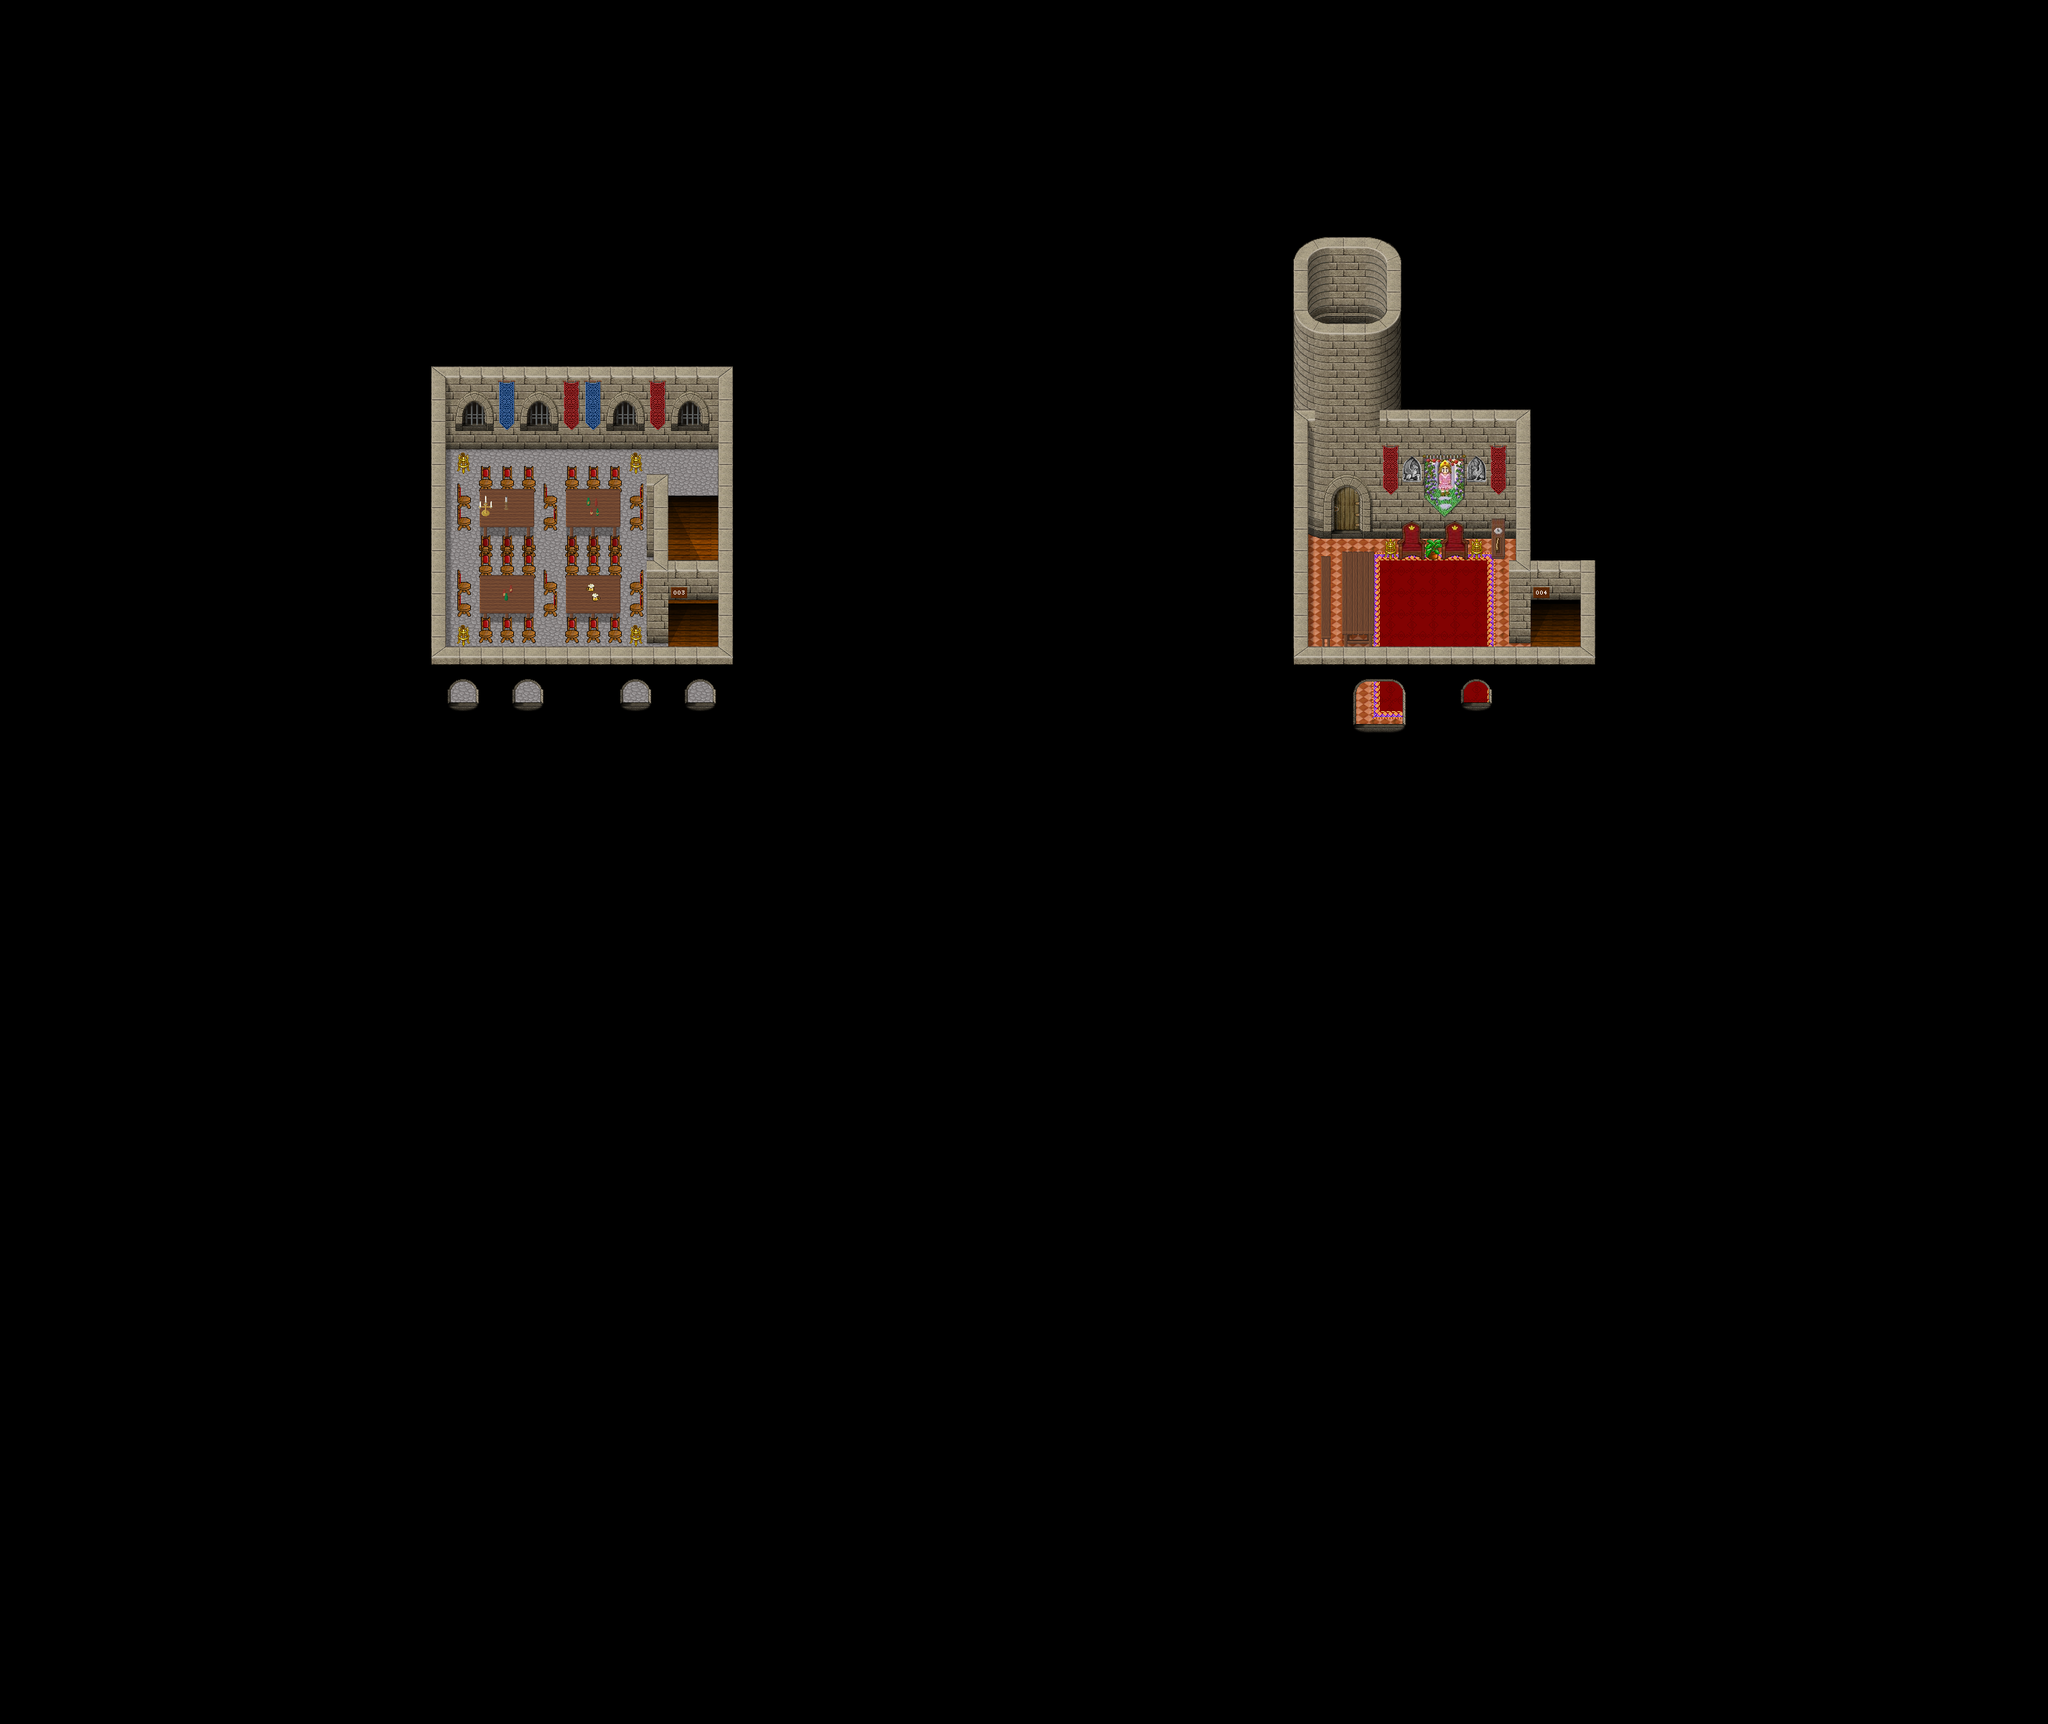

This is a level from a 2D game, rendered from its Tiled map with the project's own tilesets. A one-line summary and the map file follow, with tile-layer data summarised:
An orthogonal 95x80 tile map with 32x32 px tiles, 6 tile layers (ground, ground2, ground3, fringe, ...), 1 hidden layer not drawn, 12 tilesets and 13 objects (6x PARTICLE_EFFECT, 5x warp, 2x Margem).

<map version="1.0" orientation="orthogonal" width="95" height="80" tilewidth="32" tileheight="32">
 <properties>
  <property name="music" value="Faith.ogg" />
  <property name="name" value="Cozinha e Trono" />
  <property name="pasta" value="cozinhaTrono" />
 </properties>
 <tileset firstgid="1" name="collision" tilewidth="32" tileheight="32">
  <image source="../graphics/tiles/collision.png" width="64" height="32" />
 </tileset>
 <tileset firstgid="3" name="blockWalls" tilewidth="32" tileheight="32">
  <image source="../graphics/tiles/blockWalls.png" width="512" height="512" />
 </tileset>
 <tileset firstgid="259" name="blockWalls_in_x3" tilewidth="32" tileheight="32">
  <image source="../graphics/tiles/blockWalls_in_x3.png" width="512" height="96" />
 </tileset>
 <tileset firstgid="307" name="inn" tilewidth="32" tileheight="32">
  <image source="../graphics/tiles/inn.png" width="512" height="512" />
 </tileset>
 <tileset firstgid="563" name="sombras" tilewidth="32" tileheight="32">
  <image source="../graphics/tiles/sombras.png" width="192" height="128" />
 </tileset>
 <tileset firstgid="587" name="numeros" tilewidth="32" tileheight="32">
  <image source="../graphics/tiles/numeros.png" width="320" height="352" />
 </tileset>
 <tileset firstgid="697" name="escada_madeira" tilewidth="32" tileheight="32">
  <image source="../graphics/tiles/escada_madeira.png" width="224" height="256" />
 </tileset>
 <tileset firstgid="753" name="cave" tilewidth="32" tileheight="32">
  <image source="../graphics/tiles/cave.png" width="512" height="256" />
 </tileset>
 <tileset firstgid="881" name="woodland_indoor" tilewidth="32" tileheight="32">
  <image source="../graphics/tiles/woodland_indoor.png" width="512" height="512" />
 </tileset>
 <tileset firstgid="1137" name="Trono_x2" tilewidth="96" tileheight="64">
  <image source="../graphics/tiles/Trono_x2.png" width="96" height="64" />
 </tileset>
 <tileset firstgid="1138" name="Bandeira01_x3" tilewidth="64" tileheight="96">
  <image source="../graphics/tiles/Bandeira01_x3.png" width="64" height="96" />
 </tileset>
 <tileset firstgid="1139" name="Relogio_x2" tilewidth="32" tileheight="64">
  <image source="../graphics/tiles/Relogio_x2.png" width="192" height="64" />
  <tile id="0">
   <properties>
    <property name="animation-delay0" value="25" />
    <property name="animation-delay1" value="25" />
    <property name="animation-delay2" value="25" />
    <property name="animation-delay3" value="25" />
    <property name="animation-delay4" value="25" />
    <property name="animation-delay5" value="25" />
    <property name="animation-delay6" value="25" />
    <property name="animation-delay7" value="25" />
    <property name="animation-delay8" value="25" />
    <property name="animation-frame0" value="0" />
    <property name="animation-frame1" value="1" />
    <property name="animation-frame2" value="2" />
    <property name="animation-frame3" value="3" />
    <property name="animation-frame4" value="4" />
    <property name="animation-frame5" value="5" />
    <property name="animation-frame6" value="4" />
    <property name="animation-frame7" value="3" />
    <property name="animation-frame8" value="2" />
   </properties>
  </tile>
 </tileset>
 <layer name="ground" width="95" height="80">
  <data>[7600 cells, 7600 non-empty, 6 distinct tile ids]</data>
 </layer>
 <layer name="ground2" width="95" height="80">
  <data>[7600 cells, 270 non-empty, 71 distinct tile ids]</data>
 </layer>
 <layer name="ground3" width="95" height="80">
  <data>[7600 cells, 4 non-empty, 3 distinct tile ids]</data>
 </layer>
 <layer name="fringe" width="95" height="80">
  <data>[7600 cells, 498 non-empty, 33 distinct tile ids]</data>
 </layer>
 <layer name="top " width="95" height="80">
  <data>[7600 cells, 220 non-empty, 51 distinct tile ids]</data>
 </layer>
 <layer name="top2" width="95" height="80">
  <data>[7600 cells, 7 non-empty, 3 distinct tile ids]</data>
 </layer>
 <layer name="collision" width="95" height="80" visible="0" opacity="0.49">
  <data>[7600 cells, 7584 non-empty, 2 distinct tile ids]</data>
 </layer>
 <objectgroup color="#ff55ff" name="particles" width="0" height="0" visible="0">
  <object name="Margem" x="0" y="0" width="640" height="640" />
  <object name="Margem" x="2368" y="1888" width="672" height="672" />
  <object name="paraBaixo" type="warp" x="992" y="928" width="64" height="32">
   <properties>
    <property name="dest_map" value="002-06" />
    <property name="dest_x" value="1664" />
    <property name="dest_y" value="832" />
   </properties>
  </object>
  <object name="paraCima" type="warp" x="992" y="864" width="64" height="32">
   <properties>
    <property name="dest_map" value="002-07" />
    <property name="dest_x" value="2304" />
    <property name="dest_y" value="960" />
   </properties>
  </object>
  <object name="graphics/particles/flame.particle.xml" type="PARTICLE_EFFECT" x="928" y="960" width="32" height="32" />
  <object name="graphics/particles/flame.particle.xml" type="PARTICLE_EFFECT" x="672" y="960" width="32" height="32" />
  <object name="graphics/particles/flame.particle.xml" type="PARTICLE_EFFECT" x="928" y="704" width="32" height="32" />
  <object name="graphics/particles/flame.particle.xml" type="PARTICLE_EFFECT" x="672" y="704" width="32" height="32" />
  <object name="graphics/particles/flame.particle.xml" type="PARTICLE_EFFECT" x="2176" y="832" width="32" height="32" />
  <object name="graphics/particles/flame.particle.xml" type="PARTICLE_EFFECT" x="2048" y="832" width="32" height="32" />
 </objectgroup>
 <objectgroup color="#ffff00" name="warps" width="95" height="80" visible="0">
  <object name="paraBaixo" type="warp" x="2272" y="928" width="64" height="32">
   <properties>
    <property name="dest_map" value="002-07" />
    <property name="dest_x" value="1024" />
    <property name="dest_y" value="832" />
   </properties>
  </object>
  <object name="paraVaranda" type="warp" x="2016" y="1056" width="64" height="32">
   <properties>
    <property name="dest_map" value="002" />
    <property name="dest_x" value="3104" />
    <property name="dest_y" value="1120" />
   </properties>
  </object>
  <object name="paraCima" type="warp" x="1984" y="768" width="32" height="32">
   <properties>
    <property name="dest_map" value="002" />
    <property name="dest_x" value="" />
    <property name="dest_y" value="" />
   </properties>
  </object>
 </objectgroup>
</map>
